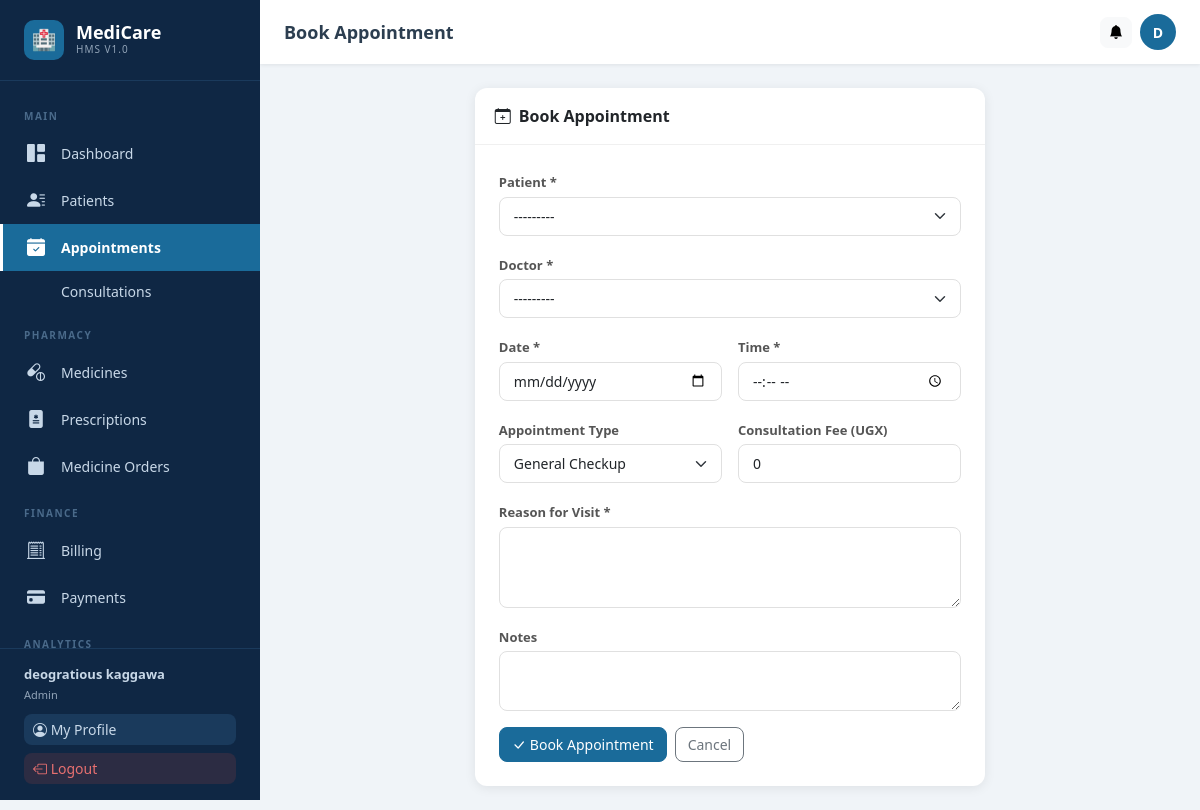
/appointments/create/ (signed in), run on the app's committed database.
### users/models.py (models this page shows, shortened)
class User(AbstractUser):
    ROLE_CHOICES = [
        ('admin', 'Admin'),
        ('doctor', 'Doctor'),
        ('nurse', 'Nurse'),
        ('patient', 'Patient'),
    ]
    role = models.CharField(max_length=20, choices=ROLE_CHOICES, default='patient')
    phone = models.CharField(max_length=20, blank=True)
    profile_pic = models.ImageField(upload_to='profiles/', blank=True, null=True)
    is_approved = models.BooleanField(default=True)
    created_at = models.DateTimeField(auto_now_add=True)
    def __str__(self):
        return f"{self.get_full_name()} ({self.role})"

### appointments/views.py (the view, shortened to what this page needs)
# urls.py: path('create/', views.appointment_create, name='appointment_create'),
@login_required
def appointment_create(request):
    user = request.user
    form = AppointmentForm(request.POST or None, user=user)
    return render(request, 'appointments/appointment_form.html', {'form': form, 'title': 'Book Appointment'})

### appointments/forms.py
class AppointmentForm(forms.ModelForm):
    class Meta:
        model = Appointment
        fields = ['patient','doctor','appointment_type','date','time','reason','fee','notes']
        widgets = {
            'date': forms.DateInput(attrs={'type':'date','class':'form-control'}),
            'time': forms.TimeInput(attrs={'type':'time','class':'form-control'}),
            'reason': forms.Textarea(attrs={'rows':3,'class':'form-control'}),
            'notes': forms.Textarea(attrs={'rows':2,'class':'form-control'}),
            'fee': forms.NumberInput(attrs={'class':'form-control'}),
        }
    def __init__(self, *args, user=None, **kwargs):
        super().__init__(*args, **kwargs)
        self.fields['doctor'].queryset = User.objects.filter(role='doctor')
        for f in self.fields.values():
            if not f.widget.attrs.get('class'):
                f.widget.attrs['class'] = 'form-control'
            if isinstance(f.widget, forms.Select):
                f.widget.attrs['class'] = 'form-select'
        if user and user.role == 'patient':
            self.fields.pop('patient', None)

### notifications/context_processors.py (called while the page is built)
def unread_notifications(request):
    if request.user.is_authenticated:
        from notifications.models import Notification
        count = Notification.objects.filter(recipient=request.user, is_read=False).count()
        return {'unread_notification_count': count}
    return {'unread_notification_count': 0}

### patients/models.py (called while the page is built)
    def __str__(self): return self.name

### templates/appointments/appointment_form.html (shortened to what this page needs)
{% extends 'base.html' %}
{% block page_title %}{{ title }}{% endblock %}
{% block content %}
<div class="row justify-content-center"><div class="col-lg-7">
<div class="card"><div class="card-header"><i class="bi bi-calendar-plus me-2"></i>{{ title }}</div>
<div class="card-body p-4">
<form method="post">{% csrf_token %}
<div class="row g-3">
  {% if request.user.role != 'patient' %}<div class="col-12"><label class="form-label">Patient *</label>{{ form.patient }}</div>{% endif %}
  <div class="col-12"><label class="form-label">Doctor *</label>{{ form.doctor }}</div>
  <div class="col-md-6"><label class="form-label">Date *</label>{{ form.date }}</div>
  <div class="col-md-6"><label class="form-label">Time *</label>{{ form.time }}</div>
  <div class="col-md-6"><label class="form-label">Appointment Type</label>{{ form.appointment_type }}</div>
  <div class="col-md-6"><label class="form-label">Consultation Fee (UGX)</label>{{ form.fee }}</div>
  <div class="col-12"><label class="form-label">Reason for Visit *</label>{{ form.reason }}</div>
  <div class="col-12"><label class="form-label">Notes</label>{{ form.notes }}</div>
  <div class="col-12"><button type="submit" class="btn btn-primary me-2"><i class="bi bi-check-lg me-1"></i>Book Appointment</button><a href="{% url 'appointments:appointment_list' %}" class="btn btn-outline-secondary">Cancel</a></div>
</div>
</form>
</div></div>
</div></div>
{% endblock %}

### templates/base.html (shortened to what this page needs)
<!DOCTYPE html>
<html lang="en">
<head>
{% load static %}
<link href="https://cdn.jsdelivr.net/npm/bootstrap@5.3.2/dist/css/bootstrap.min.css" rel="stylesheet">
<link href="https://cdn.jsdelivr.net/npm/bootstrap-icons@1.11.3/font/bootstrap-icons.min.css" rel="stylesheet">
</head>
<body>
{% if user.is_authenticated %}
<aside class="sidebar" id="sidebar">
  <a href="{% url 'users:dashboard' %}" class="sidebar-brand">
    <div class="logo-icon">🏥</div>
    <div><div class="logo-text">MediCare</div><div class="logo-sub">HMS v1.0</div></div>
  </a>
  <nav class="sidebar-nav">
    <div class="nav-section-title">Main</div>
    <a href="{% url 'users:dashboard' %}" class="nav-link {% if request.resolver_match.url_name == 'dashboard' %}active{% endif %}">
      <i class="bi bi-grid-1x2-fill"></i> Dashboard
    </a>
    {% if user.role != 'patient' %}
    <a href="{% url 'patients:patient_list' %}" class="nav-link {% if 'patients' in request.path %}active{% endif %}">
      <i class="bi bi-person-lines-fill"></i> Patients
    </a>
    {% endif %}
    <a href="{% url 'appointments:appointment_list' %}" class="nav-link {% if 'appointments' in request.path and 'consultations' not in request.path %}active{% endif %}">
      <i class="bi bi-calendar-check-fill"></i> Appointments
    </a>
    <a href="{% url 'appointments:consultation_list' %}" class="nav-link {% if 'consultations' in request.path %}active{% endif %}">
       Consultations
    </a>
    <div class="nav-section-title">Pharmacy</div>
    <a href="{% url 'pharmacy:medicine_list' %}" class="nav-link {% if 'pharmacy' in request.path and 'prescriptions' not in request.path and 'orders' not in request.path %}active{% endif %}">
      <i class="bi bi-capsule-pill"></i> Medicines
    </a>
    <a href="{% url 'pharmacy:prescription_list' %}" class="nav-link {% if 'prescriptions' in request.path %}active{% endif %}">
      <i class="bi bi-file-medical-fill"></i> Prescriptions
    </a>
    {% if user.role == 'patient' or user.role == 'admin' %}
    <a href="{% url 'pharmacy:order_list' %}" class="nav-link {% if 'orders' in request.path %}active{% endif %}">
      <i class="bi bi-bag-fill"></i> Medicine Orders
    </a>
    {% endif %}
    <div class="nav-section-title">Finance</div>
    <a href="{% url 'billing:bill_list' %}" class="nav-link {% if 'billing' in request.path %}active{% endif %}">
      <i class="bi bi-receipt-cutoff"></i> Billing
    </a>
    <a href="{% url 'payments:payment_list' %}" class="nav-link {% if 'payments' in request.path %}active{% endif %}">
      <i class="bi bi-credit-card-fill"></i> Payments
    </a>
    {% if user.role == 'admin' or user.role == 'doctor' %}
    <div class="nav-section-title">Analytics</div>
    {% endif %}
  </nav>
  <div class="sidebar-footer">
    <div style="color:#c8d8e8;font-size:13px;margin-bottom:10px">
      <strong>{{ user.get_full_name|default:user.username }}</strong><br>
      <span style="opacity:.7;font-size:11px;text-transform:capitalize">{{ user.role }}</span>
    </div>
    <a href="{% url 'users:profile' %}" class="btn btn-sm mb-2" style="background:#1a3a5c;color:#c8d8e8;width:100%;text-align:left">
      <i class="bi bi-person-circle"></i> My Profile
    </a>
    <a href="{% url 'users:logout' %}" class="btn btn-sm" style="background:#e74c3c22;color:#e87070;width:100%;text-align:left">
      <i class="bi bi-box-arrow-left"></i> Logout
    </a>
  </div>
</aside>
<div class="topbar">
  <span class="page-title">{% block page_title %}Dashboard{% endblock %}</span>
  <div class="topbar-actions">
    <a href="{% url 'notifications:notification_list' %}" class="btn btn-light btn-sm position-relative" title="Notifications">
      <i class="bi bi-bell-fill"></i>
    </a>
    <a href="{% url 'users:profile' %}" class="topbar-avatar" title="My Profile">
      {{ user.first_name|first|upper|default:user.username|first|upper }}
    </a>
  </div>
</div>
<main class="main-wrapper">
{% endif %}
  {% block content %}{% endblock %}
{% if user.is_authenticated %}</main>{% endif %}
</body>
</html>

### templates/base.html (style rules this page uses)
:root { --primary:#1a6b9a;--primary-dark:#134f73;--primary-light:#e8f4fd; --sidebar-w:260px;--sidebar-bg:#0f2744;--sidebar-text:#c8d8e8; --sidebar-hover:#1a3a5c;--sidebar-active:#1a6b9a; --topbar-h:64px;--body-bg:#f0f4f8;--card-shadow:0 2px 12px rgba(0,0,0,.08); }
body { background:var(--body-bg);font-family:'Segoe UI',system-ui,sans-serif;margin:0;overflow-x:hidden }
.sidebar { position:fixed;top:0;left:0;height:100vh;width:var(--sidebar-w);background:var(--sidebar-bg);z-index:1000;display:flex;flex-direction:column;transition:transform .3s ease }
.sidebar-brand { padding:20px 24px;border-bottom:1px solid #1a3a5c;display:flex;align-items:center;gap:12px;color:#fff;text-decoration:none }
.sidebar-brand .logo-icon { width:40px;height:40px;background:var(--primary);border-radius:10px;display:flex;align-items:center;justify-content:center;font-size:20px;flex-shrink:0 }
.sidebar-brand .logo-text { font-size:18px;font-weight:700;line-height:1.1 }
.sidebar-brand .logo-sub { font-size:10px;color:var(--sidebar-text);opacity:.7;letter-spacing:1px;text-transform:uppercase }
.sidebar-nav { flex:1;overflow-y:auto;padding:12px 0 }
.nav-section-title { font-size:10px;font-weight:600;color:#4a6a8a;text-transform:uppercase;letter-spacing:1.5px;padding:16px 24px 6px }
.nav-link { display:flex;align-items:center;gap:12px;padding:10px 24px;color:var(--sidebar-text);text-decoration:none;font-size:14px;transition:all .2s;border-left:3px solid transparent }
.nav-link.active { background:var(--sidebar-active);color:#fff;border-left-color:#fff;font-weight:600 }
.nav-link .bi { font-size:18px;flex-shrink:0;width:22px }
.sidebar-footer { padding:16px 24px;border-top:1px solid #1a3a5c }
.topbar { position:fixed;top:0;left:var(--sidebar-w);right:0;height:var(--topbar-h);background:#fff;box-shadow:0 1px 4px rgba(0,0,0,.08);z-index:999;display:flex;align-items:center;padding:0 24px;gap:16px }
.topbar .page-title { font-size:18px;font-weight:600;color:#2c3e50;flex:1 }
.topbar .topbar-actions { display:flex;align-items:center;gap:8px }
.topbar-avatar { width:36px;height:36px;border-radius:50%;background:var(--primary);color:#fff;display:flex;align-items:center;justify-content:center;font-weight:600;font-size:14px;text-decoration:none }
.main-wrapper { margin-left:var(--sidebar-w);margin-top:var(--topbar-h);padding:24px;min-height:calc(100vh - var(--topbar-h)) }
.card { border:none;border-radius:12px;box-shadow:var(--card-shadow) }
.card-header { background:transparent;border-bottom:1px solid #f0f0f0;padding:16px 20px;font-weight:600 }
.form-control,.form-select { border-radius:8px;border:1px solid #e0e0e0;font-size:14px;padding:8px 14px }
.form-label { font-size:13px;font-weight:600;color:#555;margin-bottom:4px }
.btn { border-radius:8px;font-size:14px;font-weight:500 }
.btn-primary { background:var(--primary);border-color:var(--primary) }

### data on the page
User: get_full_name "deogratious kaggawa", role "Admin", first_name|first "D"

### other printed values
{{ title }} "Book Appointment"
